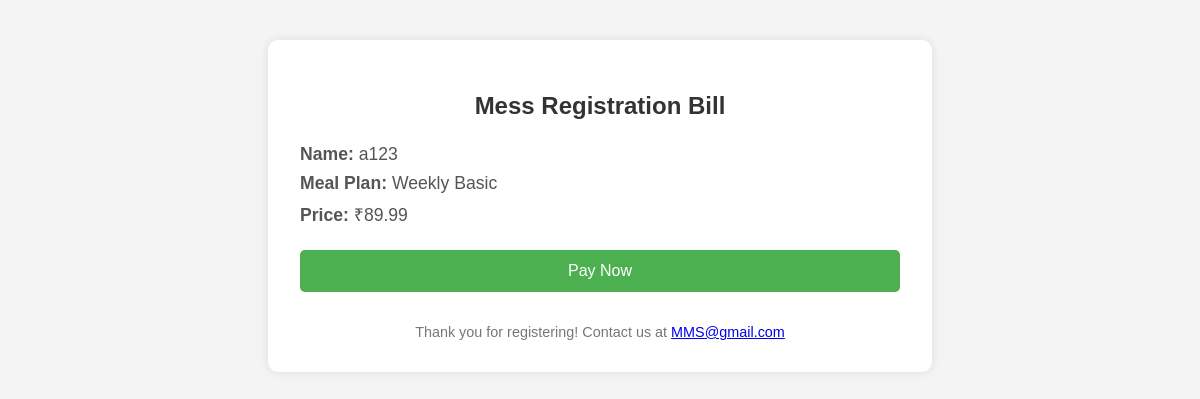
The app's page /bill/7/1 (signed in) with its own data.
### models.py (models this page shows, shortened)
class User(UserMixin, db.Model):
    __tablename__ = 'users'
    id = db.Column(db.Integer, primary_key=True)
    username = db.Column(db.String(80), unique=True, nullable=False)
    email = db.Column(db.String(120), unique=True, nullable=False)
    password_hash = db.Column(db.String(128))
    role = db.Column(db.String(20), default='student')
    created_at = db.Column(db.DateTime, default=datetime.utcnow)
    last_login = db.Column(db.DateTime)
    is_active = db.Column(db.Boolean, default=False)
    email_verified = db.Column(db.Boolean, default=False)
    meals = db.relationship('Meal', backref='user', lazy=True)
    subscriptions = db.relationship('Subscription', backref='user', lazy=True)
    payments = db.relationship('Payment', backref='user', lazy=True)

class MealPlan(db.Model):
    __tablename__ = 'meal_plans'
    id = db.Column(db.Integer, primary_key=True)
    name = db.Column(db.String(100), nullable=False)
    description = db.Column(db.Text)
    price = db.Column(db.Float, nullable=False)
    duration = db.Column(db.Integer, nullable=False)  # in days
    meals_included = db.Column(db.Integer, nullable=False)
    created_at = db.Column(db.DateTime, default=datetime.utcnow)
    is_active = db.Column(db.Boolean, default=True)

### app.py (the view)
@app.route('/bill/<int:user_id>/<int:plan_id>')
@login_required
def bill(user_id, plan_id):
    if current_user.id != user_id and not current_user.is_admin:
        flash('You do not have permission to view this bill', 'danger')
        return redirect(url_for('main.dashboard'))
    user = User.query.get_or_404(user_id)
    meal_plan = MealPlan.query.get_or_404(plan_id)
    return render_template('main/bill.html', user=user, meal_plan=meal_plan)

### app.py (called while the page is built)
@login_manager.user_loader
def load_user(user_id):
    return User.query.get(int(user_id))

@app.before_request
def before_request():
    if current_user.is_authenticated:
        current_user.last_login = datetime.utcnow()
        db.session.commit()

### templates/main/bill.html (shortened to what this page needs)
<!DOCTYPE html>
<html lang="en">
  <head>
  </head>
  <body>
    <div class="bill-container" id="bill">
      <h2>Mess Registration Bill</h2>
      <div class="bill-details">
        <p><strong>Name:</strong> {{ user.username }}</p>
        <p><strong>Meal Plan:</strong> {{ meal_plan.name }}</p>
        <p><strong>Price:</strong> ₹{{ meal_plan.price }}</p>
      </div>
      <button onclick="downloadPDF()">Pay Now</button>
    <div class="footer">
      Thank you for registering! Contact us at
      <a href="mailto:MMS@gmail.com">MMS@gmail.com</a>
    </div>
  </body>
</html>

### templates/main/bill.html (style rules this page uses)
body { font-family: Arial, sans-serif; padding: 2rem; background-color: #f4f4f4; }
.bill-container { max-width: 600px; margin: auto; background: #fff; padding: 2rem; border-radius: 10px; box-shadow: 0 0 10px rgba(0, 0, 0, 0.1); }
h2 { text-align: center; margin-bottom: 1.5rem; color: #333; }
.bill-details p { margin: 0.5rem 0; font-size: 1.1rem; color: #555; }
.footer { text-align: center; margin-top: 2rem; font-size: 0.9rem; color: #777; }
button { display: block; width: 100%; padding: 0.75rem; font-size: 1rem; background-color: #4caf50; color: white; border: none; border-radius: 5px; cursor: pointer; margin-top: 1.5rem; }

### records on screen
User: username "a123"
MealPlan: name "Weekly Basic", price "89.99"
